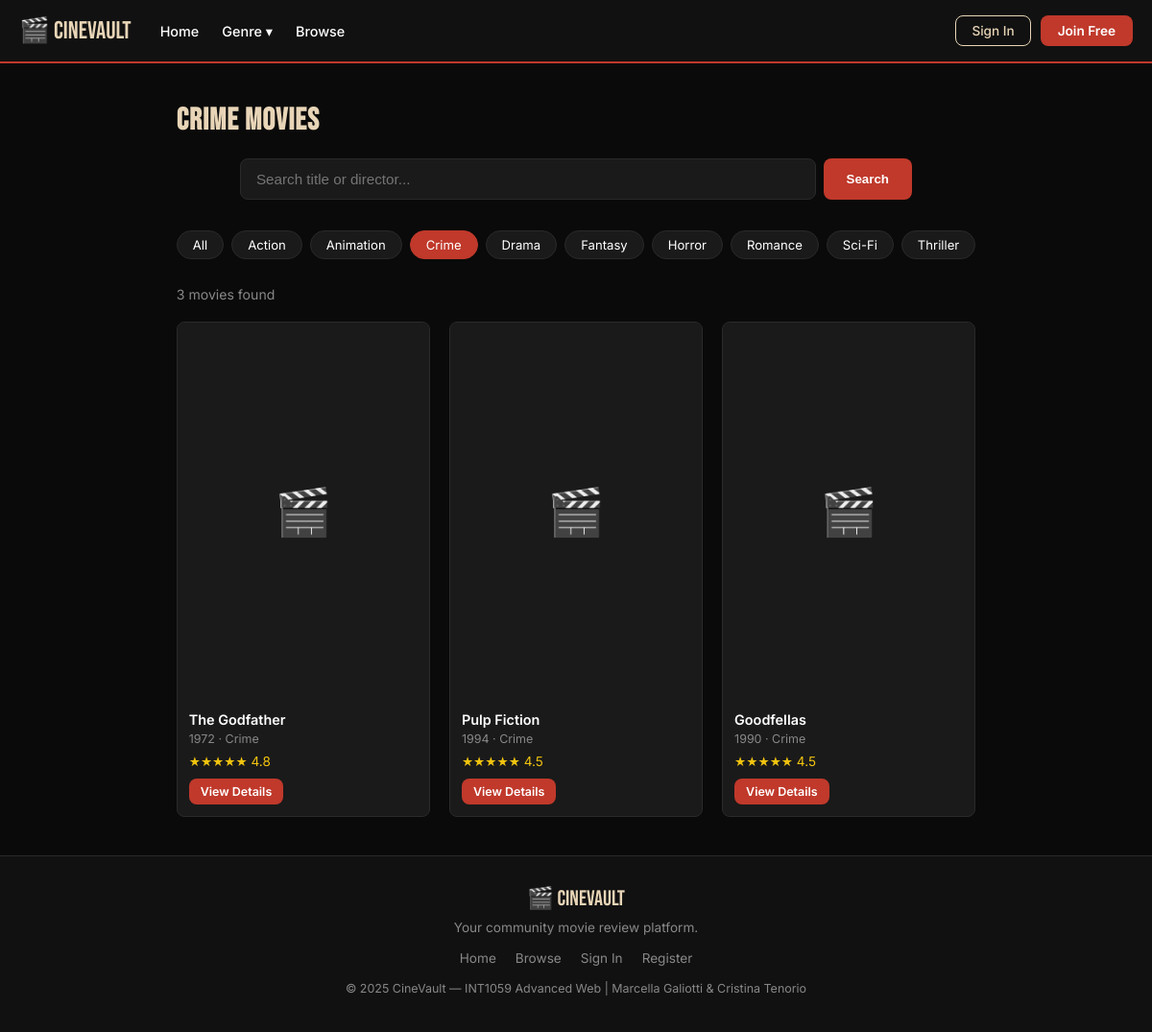
Page /pages/search.php?genre=Crime on the committed database.
### tables this page shows
CREATE TABLE movies (
    id INT AUTO_INCREMENT PRIMARY KEY,
    title VARCHAR(150) NOT NULL,
    year INT,
    genre VARCHAR(100),
    director VARCHAR(100),
    cast_members VARCHAR(255),
    description TEXT,
    poster_url VARCHAR(500),
    duration_min INT,
    rating_avg DECIMAL(3,1) DEFAULT 0,
    created_at TIMESTAMP DEFAULT CURRENT_TIMESTAMP
);

### pages/search.php (the view, shortened to what this page needs)
<?php
require_once '../includes/db.php';
$q = trim($_GET['q'] ?? '');
$genre = trim($_GET['genre'] ?? '');
$where = [];
if ($genre) $where[] = "genre = '" . mysqli_real_escape_string($conn, $genre) . "'";
$sql = "SELECT * FROM movies" . ($where ? " WHERE " . implode(" AND ", $where) : "") . " ORDER BY rating_avg DESC";
$results = mysqli_query($conn, $sql);
$count = mysqli_num_rows($results);
?>
<?php include '../includes/header.php'; ?>
<div class="section">
    <h1 style="color:var(--beige);margin-bottom:20px;">
        <?= $genre ? htmlspecialchars($genre) . ' Movies' : ($q ? 'Results for "' . htmlspecialchars($q) . '"' : 'Browse All Movies') ?>
    </h1>
    <form class="search-bar-wrap" action="search.php" method="GET">
        <input type="text" name="q" placeholder="Search title or director..." value="<?= htmlspecialchars($q) ?>">
        <button type="submit">Search</button>
    </form>
    <div class="genre-pills" style="margin-bottom:28px;">
        <a href="search.php" class="genre-pill <?= !$genre ? 'active' : '' ?>">All</a>
        <?php foreach ($genres as $g): ?>
            <a href="search.php?genre=<?= urlencode($g) ?>" class="genre-pill <?= $genre === $g ? 'active' : '' ?>"><?= $g ?></a>
        <?php endforeach; ?>
    </div>
    <p style="color:var(--muted);margin-bottom:20px;font-size:0.88rem;"><?= $count ?> movie<?= $count !== 1 ? 's' : '' ?> found</p>
    <?php if ($count === 0): ?>
        <div class="empty-state">
            <div class="empty-icon">🎬</div>
            <h3>No movies found</h3>
            <p>Try a different search or genre.</p>
        </div>
    <?php else: ?>
        <div class="movies-grid">
            <?php while ($movie = mysqli_fetch_assoc($results)): ?>
                <div class="movie-card">
                    <?php if ($movie['poster_url']): ?>
                        <div style="display:none;width:100%;aspect-ratio:2/3;background:#1a1a1a;align-items:center;justify-content:center;font-size:3rem;">🎬</div>
                    <?php else: ?>
                        <div style="width:100%;aspect-ratio:2/3;background:#1a1a1a;display:flex;align-items:center;justify-content:center;font-size:3rem;">🎬</div>
                    <?php endif; ?>
                    <div class="movie-card-body">
                        <div class="movie-card-title"><?= htmlspecialchars($movie['title']) ?></div>
                        <div class="movie-card-meta"><?= $movie['year'] ?> · <?= htmlspecialchars($movie['genre']) ?></div>
                        <div class="movie-card-rating">
                            <?php $r = round($movie['rating_avg']); echo str_repeat('★', $r) . str_repeat('☆', 5-$r) . ' ' . number_format($movie['rating_avg'],1); ?>
                        </div>
                        <a href="movie.php?id=<?= $movie['id'] ?>" class="btn-primary">View Details</a>
                    </div>
                </div>
            <?php endwhile; ?>
        </div>
    <?php endif; ?>
</div>
<?php include '../includes/footer.php'; ?>

### css/style.css (style rules this page uses)
*, *::before, *::after { box-sizing: border-box; margin: 0; padding: 0; }
:root { --black: #0a0a0a; --dark: #111111; --card-bg: #1a1a1a; --red: #c0392b; --red-hover: #e74c3c; --beige: #e8d5b7; --beige-dark: #c9b89a; --white: #ffffff; --muted: #888888; --border: #2a2a2a; --radius: 8px; --shadow: 0 4px 20px rgba(0,0,0,0.5); }
body { font-family: 'Inter', sans-serif; background: var(--black); color: var(--white); min-height: 100vh; display: flex; flex-direction: column; }
h1, h2, h3 { font-family: 'Bebas Neue', sans-serif; letter-spacing: 1px; }
a { color: inherit; text-decoration: none; }
.btn-primary { background: var(--red); color: var(--white); padding: 8px 18px; border-radius: var(--radius); font-size: 0.85rem; font-weight: 600; border: none; cursor: pointer; transition: background 0.2s; display: inline-block; }
.search-bar-wrap { max-width: 700px; margin: 0 auto 32px; display: flex; gap: 8px; }
.search-bar-wrap input { flex: 1; padding: 12px 16px; background: var(--card-bg); border: 1px solid var(--border); border-radius: var(--radius); color: var(--white); font-size: 0.95rem; }
.search-bar-wrap button { background: var(--red); color: var(--white); border: none; padding: 12px 24px; border-radius: var(--radius); font-weight: 600; cursor: pointer; transition: background 0.2s; }
.genre-pills { display: flex; flex-wrap: wrap; gap: 8px; justify-content: center; margin-bottom: 32px; }
.genre-pill { padding: 6px 16px; border-radius: 20px; border: 1px solid var(--border); background: var(--card-bg); color: var(--white); font-size: 0.82rem; cursor: pointer; transition: all 0.2s; text-decoration: none; }
.genre-pill:hover, .genre-pill.active { background: var(--red); border-color: var(--red); }
.section { max-width: 1200px; margin: 0 auto; padding: 40px 20px; }
.movies-grid { display: grid; grid-template-columns: repeat(auto-fill, minmax(200px, 1fr)); gap: 20px; }
.movie-card { background: var(--card-bg); border-radius: var(--radius); overflow: hidden; transition: transform 0.2s, box-shadow 0.2s; border: 1px solid var(--border); }
.movie-card-body { padding: 12px; }
.movie-card-title { font-size: 0.9rem; font-weight: 600; margin-bottom: 4px; white-space: nowrap; overflow: hidden; text-overflow: ellipsis; }
.movie-card-meta { font-size: 0.78rem; color: var(--muted); margin-bottom: 8px; }
.movie-card-rating { color: #f1c40f; font-size: 0.85rem; margin-bottom: 10px; }
.movie-card a.btn-primary { font-size: 0.78rem; padding: 6px 12px; }

### rows in the picture
movies: title "The Godfather", year "1972", genre "Crime", rating_avg "★★★★★", rating_avg "4.8"
movies: title "Pulp Fiction", year "1994", genre "Crime", rating_avg "★★★★★", rating_avg "4.5"
movies: title "Goodfellas", year "1990", genre "Crime", rating_avg "★★★★★", rating_avg "4.5"

### other values in the picture
$genre "Crime"
$g "Action"
$g "Animation"
$g "Crime"
$g "Drama"
$g "Fantasy"
$g "Horror"
$g "Romance"
$g "Sci-Fi"
$g "Thriller"
$count "3"
